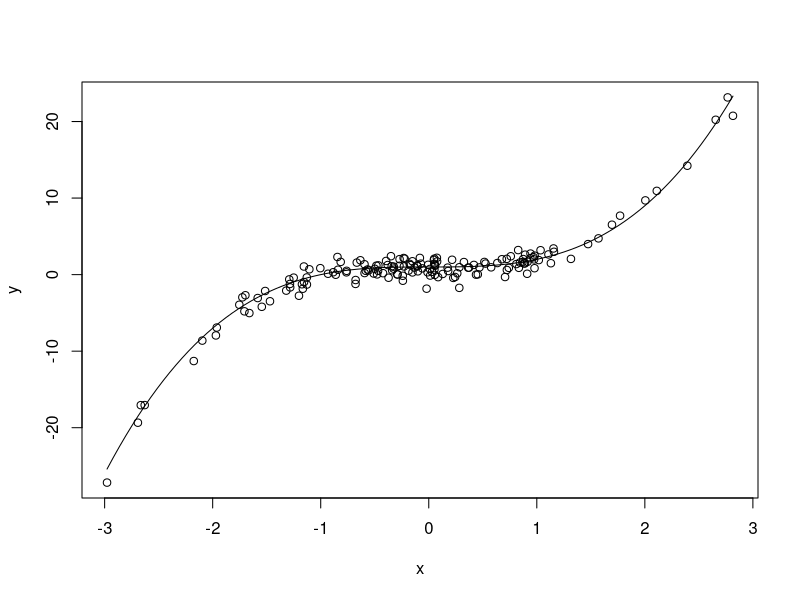

This figure's R source: (Note: this script raises an error after producing the figure.)
###########################################################
#                      Data Mining                        #
#                     Narendar Kumar                      #
###########################################################
gen_reg=function(n){
  x=rnorm(n,0,1)
  u=rnorm(n,0,1)
  y= 1+x^3+u
  gen_reg=cbind.data.frame(y,x)
  return(gen_reg)
}
set.seed(90)
n=200
data = gen_reg(n)
train=sample(n, 0.8*n)

##plot(train_x,train_y)
plot(y ~ 1+x^3, data=data, subset = train)
curve(1+x^3, add= T)


#train_y=data[,1][train]
#train_x=data[,2][train]
##z=lm.fit$coefficients[-1]
##y_pred=sum(x[-train])*z+lm.fit$coefficients[1]

## EX_2(a)
MSE= function(actual, predicted){
  MSE= mean((actual - predicted)^2)
  return(MSE)
}
lm_fit= glm(y ~ 1+I(x^3), data=data, subset=train)
y_pred= predict(lm_fit, data)[-train]
y_act= data[,1][-train]
y_act
MSE(y_act, y_pred)

## EX_2(b)
library(boot)
my.kfold= function(model, data, k){
  if (nrow(data) %% k == 0)
    my.kfoldk = rep(0,k)
    for (i in 1:k){
      glm_fit= glm(y ~ 1+I(x^3), data=data)
      my.kfoldk[i]=cv.glm(data, model, K=k)$delta[1]
    }
    
  return(my.kfoldk)
}
my.kfold(glm_fit, data, k) ## K is multiple of 10 since nrow(data)=200

## EX_3
seednum = 1:100
n=200
MSE_training= c()
MSE_Val= c()
MSE_CV = c()

my.kfold <- function(data,K){
  cv.error <- c()
  if(nrow(data)%%K==0){
    kfold= sample(nrow(data), nrow(data) - nrow(data)/K, replace=FALSE)
    cv.error=glm(y ~ 1 + poly(x,j), data=data, subset = kfold)
  }else{
    print("Error change K")
    cv.error=NA
  } 
  return(cv.error)
}
